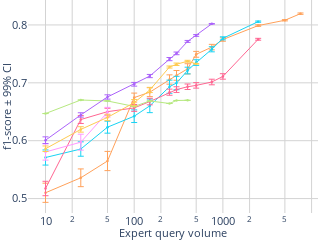

The code cell stored with this chart in its notebook:
### Code cell
import plotly.graph_objects as go
from plotly.subplots import make_subplots
import numpy as np

import plotly.graph_objects as go
import plotly.express as px

dataset = 'MagicTelescope'

approaches = {
    #'EEneuralcbpside_v5': {'color': [255, 255, 0], 'label': 'EEneuralcbpside_v5'},  # Red
    'IneurAL (official)': {'color': [255, 161, 90], 'label':'IneurAL6'},                    # Yellow
    'IneurAL (tuned)': {'color': [25, 211, 243], 'label':'IneurAL3'},                    # Cyan
    'Neuronal (official)': {'color': [255, 102, 146], 'label':'neuronal6'},                  # Magenta
    'Neuronal (tuned)': {'color': [182, 232, 128], 'label':'neuronal3'},                   # Orange
    'Margin': {'color': [255, 151, 255], 'label':'margin'},
    'Cesa': {'color': [254, 203, 82], 'label':'cesa'},
    'Neural-CBP': {'color': [171, 99, 250], 'label': 'EEneuralcbpside_v6'},  # Red
}

thresholds = ['f1_10', 'f1_25', 'f1_50', 'f1_100', 'f1_150',
              'f1_250', 'f1_300', 'f1_400', 'f1_500', 'f1_750', 
              'f1_1000', 'f1_2500', 'f1_5000', 'f1_7500',]

# Create a subplot with 1 row and 2 columns
fig = make_subplots(rows=1, cols=1,) #subplot_titles=("f1-score", "# of labelled observations")

# Add your traces for the first figure to the first subplot
for approach in approaches.keys():
    # ... [your existing code for calculating mean_values, std_values, and color] ...
    mean_values = [] 
    std_values = []
    r,g,b = approaches[approach]['color']
    
    for threshold in thresholds:
        mean_value = df_mean[(df_mean['Dataset'] == dataset) & (df_mean['Approach'] == approach)][threshold].values[0]
        mean_values.append(mean_value)

        std_value = df_std[(df_std['Dataset'] == dataset) & (df_std['Approach'] == approach)][threshold].values[0]
        std_values.append( 2.575 * std_value / n_folds  )
        # std_values.append(  std_value)

    fig.add_trace(go.Scatter(
        x=[10, 25, 50, 100, 150, 250, 300, 400, 500, 750, 1000, 2500, 5000, 7500, 9000], 
        y=mean_values,
        error_y=dict(type='data', array=std_values, visible=True, thickness=1, width=3),
        line=dict(dash='solid', width=1, color='rgba({},{},{},1)'.format(r,g,b)),
        marker=dict(size=2.5),
        name=approach), 
        row=1, col=1)

# Add your traces for the second figure to the second subplot
# for approach in approaches.keys():
#     # ... [your existing code for calculating explo_value, upper, and color] ...
#     r,g,b = approaches[approach]['color']
#     explo_value = explo_final['MLP'][dataset][approach]
#     upper = explo_value + explo2_final['MLP'][dataset][approach]
#     xcoords = np.arange(0,horizon,1).tolist()

#     fig.add_trace(go.Scatter(
#         x=xcoords+xcoords[::-1], 
#         y=upper.tolist()+explo_value.tolist()[::-1],  
#         fill='toself',
#         fillcolor='rgba({},{},{},0.2)'.format(r,g,b),
#         line=dict(color='rgba({},{},{},1)'.format(r,g,b), width=0),
#         hoverinfo="skip"),
#         row=1, col=2)
    
#     fig.add_trace(go.Scatter(
#         x=xcoords, 
#         y=explo_value,
#         line=dict(dash='solid', width=2, color='rgba({},{},{},1)'.format(r,g,b)),
#         name=approach), 
#         row=1, col=2)

# Update layout and axes for the combined figure
siz = 12.5
fig.update_layout(
    width=220,  # Adjusted for two subplots
    height=180,
    plot_bgcolor='white',
    paper_bgcolor='white',
    margin=dict(l=0, r=0, t=0, b=0),
    showlegend=False
)

# Update xaxis and yaxis properties for each subplot
fig.update_xaxes(title_text="Expert query volume", row=1, col=1, gridcolor='lightgrey', tickmode='array', type="log", title_standoff=5, title_font=dict(size=siz-2), tickfont=dict(size=siz-2))
fig.update_yaxes(title_text="f1-score ± 99% CI",  row=1, col=1, gridcolor='lightgrey', #range=[0,1.05]
                 title_standoff=5, title_font=dict(size=siz-2), tickfont=dict(size=siz-2), tickvals=[0, 0.1, 0.2, 0.3, 0.4, 0.5, 0.6, 0.7, 0.8, 0.9, 1] )

# fig.update_xaxes(title_text="Round", row=1, col=2, gridcolor='lightgrey', tickmode='array', title_standoff=5, title_font=dict(size=siz-2), tickfont=dict(size=siz-2))
# fig.update_yaxes(title_text="# of labels ± 99% CI", range=[0,4.5], row=1, col=2, gridcolor='lightgrey',type="log", title_standoff=0, title_font=dict(size=siz-2), tickfont=dict(size=siz-2))

fig.show()

# Save the combined figure as a PDF
# fig.write_image("./figures/combined_{}_{}_{}.pdf".format(case, model, dataset))
fig.write_image("./figures/tst.pdf".format(case, model, dataset))
fig.write_image("./figures/f1_{}_{}_{}.pdf".format(case, model, dataset))

### Figure 1 — Plotly figure (JSON) as saved in the notebook; plotly's stock layout.template omitted (floating-point values rounded to 4 significant figures)
{"data": [{"error_y": {"array": [0.01656, 0.01534, 0.01659, 0.007781, 0.00766, 0.008083, 0.008423, 0.008846, 0.005065, 0.004774, 0.002958, 0.001303, 0.001098, 0.001198], "thickness": 1, "type": "data", "visible": true, "width": 3}, "line": {"color": "rgba(255,161,90,1)", "dash": "solid", "width": 1}, "marker": {"size": 2.5}, "name": "IneurAL (official)", "type": "scatter", "x": [10, 25, 50, 100, 150, 250, 300, 400, 500, 750, 1000, 2500, 5000, 7500, 9000], "xaxis": "x", "y": [0.51, 0.5359, 0.5649, 0.6745, 0.6839, 0.7057, 0.7128, 0.7242, 0.7493, 0.7617, 0.7748, 0.7989, 0.8081, 0.8195], "yaxis": "y"}, {"error_y": {"array": [0.01308, 0.01243, 0.01034, 0.01091, 0.01175, 0.01138, 0.01158, 0.005783, 0.004895, 0.004413, 0.002635, 0.001107, null, null], "thickness": 1, "type": "data", "visible": true, "width": 3}, "line": {"color": "rgba(25,211,243,1)", "dash": "solid", "width": 1}, "marker": {"size": 2.5}, "name": "IneurAL (tuned)", "type": "scatter", "x": [10, 25, 50, 100, 150, 250, 300, 400, 500, 750, 1000, 2500, 5000, 7500, 9000], "xaxis": "x", "y": [0.571, 0.5856, 0.6234, 0.6423, 0.6602, 0.6933, 0.6997, 0.7212, 0.735, 0.758, 0.7769, 0.8057, null, null], "yaxis": "y"}, {"error_y": {"array": [0.01245, 0.006832, 0.005919, 0.00597, 0.005688, 0.005293, 0.004902, 0.004749, 0.004741, 0.004837, 0.004726, 0.001621, null, null], "thickness": 1, "type": "data", "visible": true, "width": 3}, "line": {"color": "rgba(255,102,146,1)", "dash": "solid", "width": 1}, "marker": {"size": 2.5}, "name": "Neuronal (official)", "type": "scatter", "x": [10, 25, 50, 100, 150, 250, 300, 400, 500, 750, 1000, 2500, 5000, 7500, 9000], "xaxis": "x", "y": [0.5174, 0.6366, 0.6502, 0.6566, 0.6677, 0.6838, 0.6883, 0.6932, 0.6956, 0.7014, 0.711, 0.7753, null, null], "yaxis": "y"}, {"error_y": {"array": [null, null, null, null, null, null, null, null, null, null, null, null, null, null], "thickness": 1, "type": "data", "visible": true, "width": 3}, "line": {"color": "rgba(182,232,128,1)", "dash": "solid", "width": 1}, "marker": {"size": 2.5}, "name": "Neuronal (tuned)", "type": "scatter", "x": [10, 25, 50, 100, 150, 250, 300, 400, 500, 750, 1000, 2500, 5000, 7500, 9000], "xaxis": "x", "y": [0.6469, 0.6703, 0.6686, 0.6592, 0.6686, 0.6643, 0.6695, 0.6698, null, null, null, null, null, null], "yaxis": "y"}, {"error_y": {"array": [0.01406, 0.01375, 0.008544, null, null, null, null, null, null, null, null, null, null, null], "thickness": 1, "type": "data", "visible": true, "width": 3}, "line": {"color": "rgba(255,151,255,1)", "dash": "solid", "width": 1}, "marker": {"size": 2.5}, "name": "Margin", "type": "scatter", "x": [10, 25, 50, 100, 150, 250, 300, 400, 500, 750, 1000, 2500, 5000, 7500, 9000], "xaxis": "x", "y": [0.5805, 0.5975, 0.6491, null, null, null, null, null, null, null, null, null, null, null], "yaxis": "y"}, {"error_y": {"array": [0.004796, 0.004683, 0.005579, 0.005302, 0.004476, 0.001766, 0.002113, 0.001557, null, null, null, null, null, null], "thickness": 1, "type": "data", "visible": true, "width": 3}, "line": {"color": "rgba(254,203,82,1)", "dash": "solid", "width": 1}, "marker": {"size": 2.5}, "name": "Cesa", "type": "scatter", "x": [10, 25, 50, 100, 150, 250, 300, 400, 500, 750, 1000, 2500, 5000, 7500, 9000], "xaxis": "x", "y": [0.5861, 0.6195, 0.6402, 0.6658, 0.6877, 0.7273, 0.732, 0.7373, 0.7328, null, null, null, null, null], "yaxis": "y"}, {"error_y": {"array": [0.005786, 0.003764, 0.003718, 0.003208, 0.002772, 0.002735, 0.002291, 0.001665, 0.001552, 0.0004491, null, null, null, null], "thickness": 1, "type": "data", "visible": true, "width": 3}, "line": {"color": "rgba(171,99,250,1)", "dash": "solid", "width": 1}, "marker": {"size": 2.5}, "name": "Neural-CBP", "type": "scatter", "x": [10, 25, 50, 100, 150, 250, 300, 400, 500, 750, 1000, 2500, 5000, 7500, 9000], "xaxis": "x", "y": [0.6009, 0.6445, 0.6756, 0.6975, 0.7117, 0.741, 0.7509, 0.7716, 0.7818, 0.802, null, null, null, null], "yaxis": "y"}], "layout": {"height": 180, "margin": {"b": 0, "l": 0, "r": 0, "t": 0}, "paper_bgcolor": "white", "plot_bgcolor": "white", "showlegend": false, "width": 220, "xaxis": {"anchor": "y", "domain": [0, 1], "gridcolor": "lightgrey", "tickfont": {"size": 10.5}, "tickmode": "array", "title": {"font": {"size": 10.5}, "standoff": 5, "text": "Expert query volume"}, "type": "log"}, "yaxis": {"anchor": "x", "domain": [0, 1], "gridcolor": "lightgrey", "tickfont": {"size": 10.5}, "tickvals": [0, 0.1, 0.2, 0.3, 0.4, 0.5, 0.6, 0.7, 0.8, 0.9, 1], "title": {"font": {"size": 10.5}, "standoff": 5, "text": "f1-score ± 99% CI"}}}}
